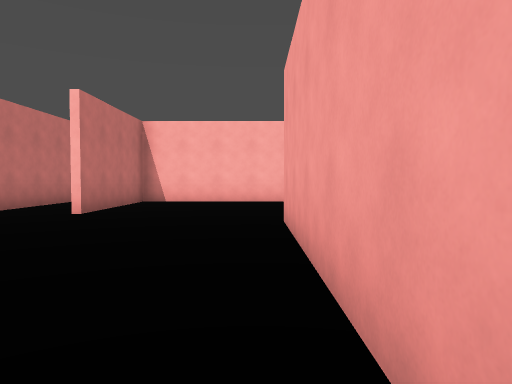
view 1 (above)

24 first-person views from a walk through a Godot game level. The camera is 1.3 m above the floor, tilts 2° down and sees 70° across. The floor is counted in squares, 2 m on a side. Each view is taken from the middle of a square. On the plan, view 1 faces up. The plan holds only what a view shows up to about 11 squares ahead; the rest is blank. The place goes on beyond the plan. Characters and animated objects are left out.

view 2
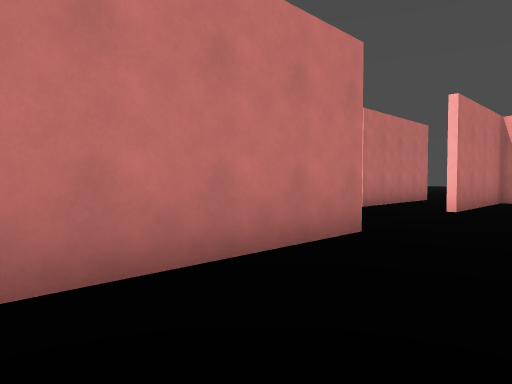

view 3
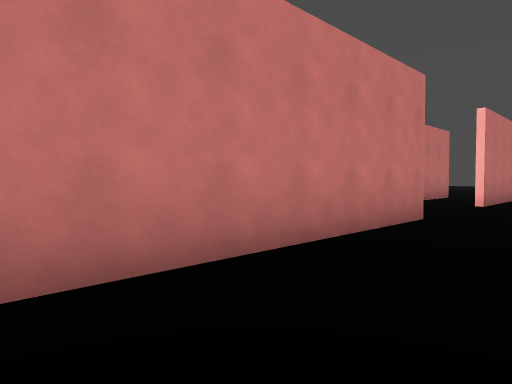

view 4
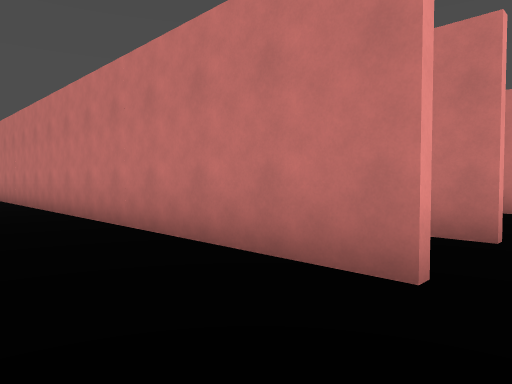

view 5
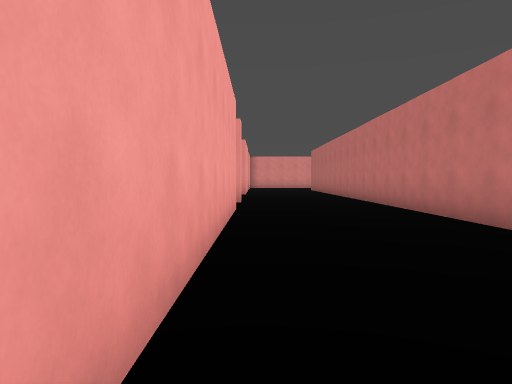

view 6
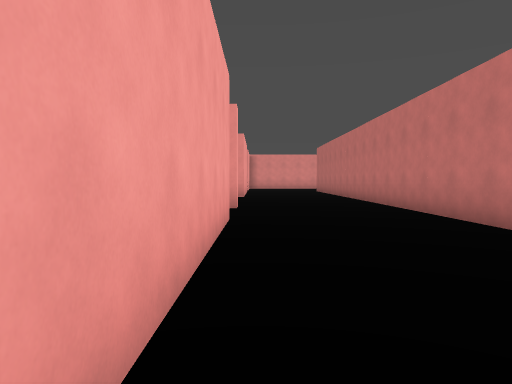

view 7
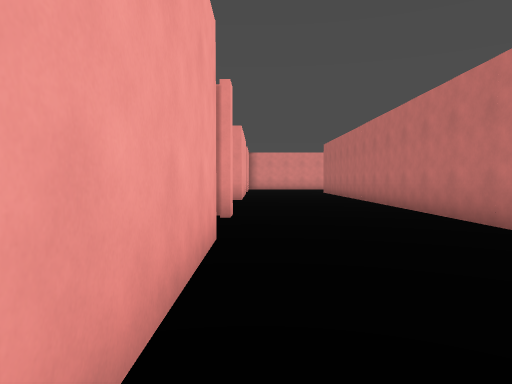

view 8
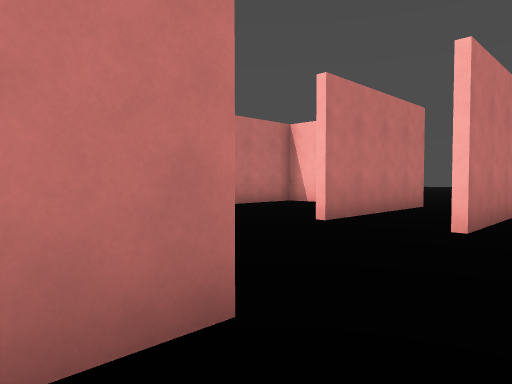

view 9
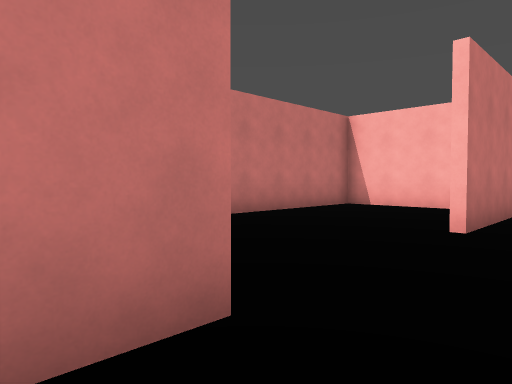

view 10
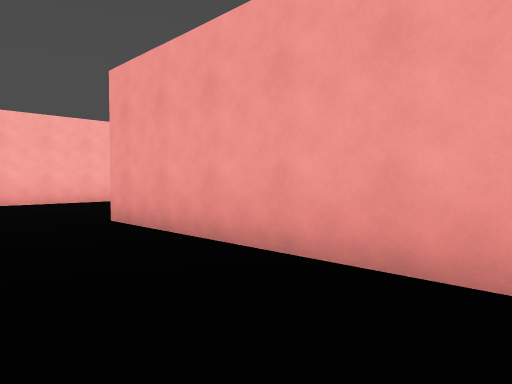

view 11
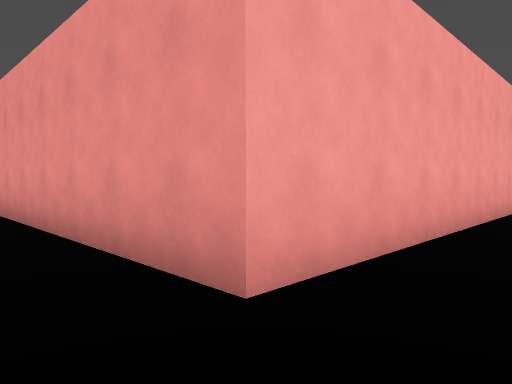

view 12
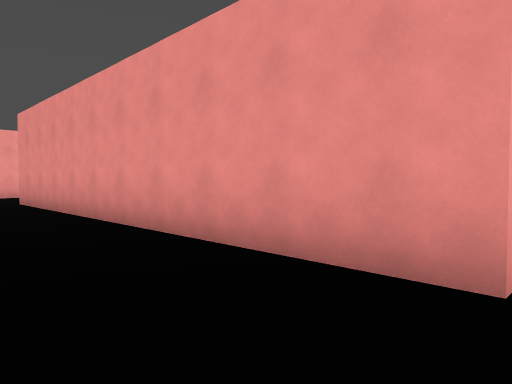

view 13
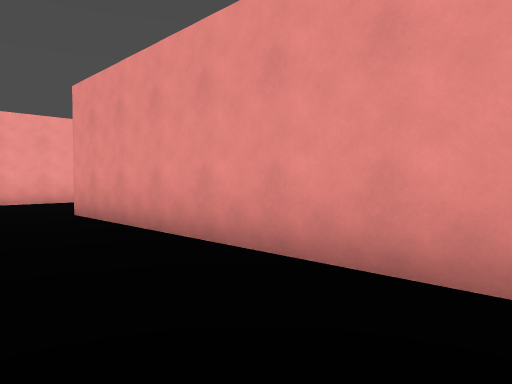

view 14
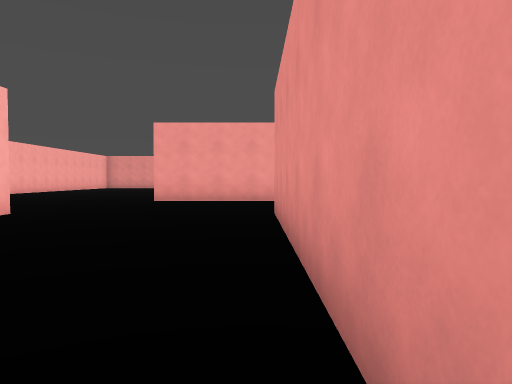

view 15
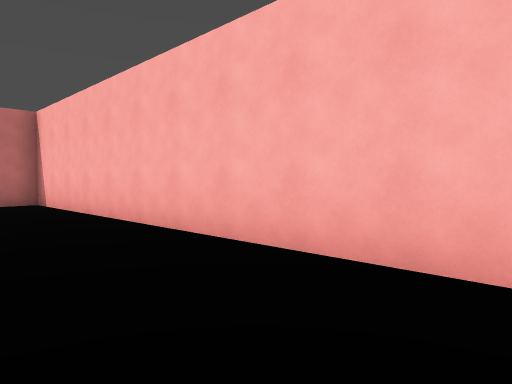

view 16
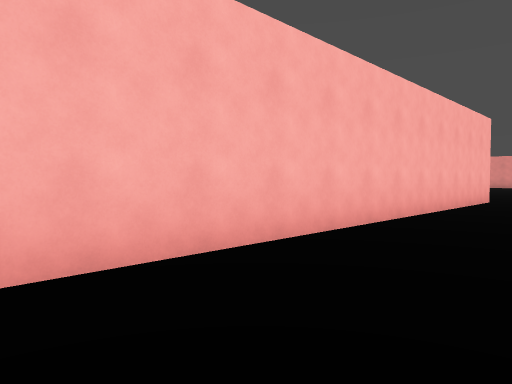

view 17
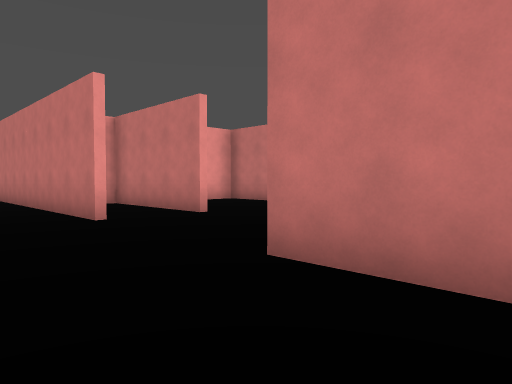

view 18
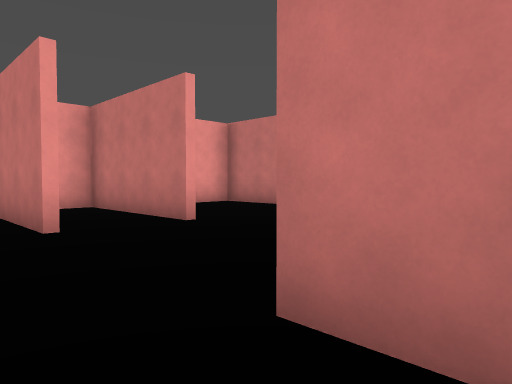

view 19
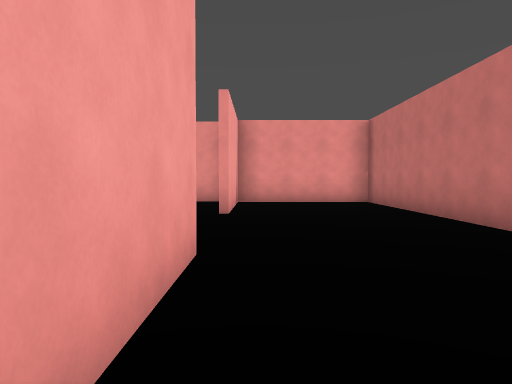

view 20
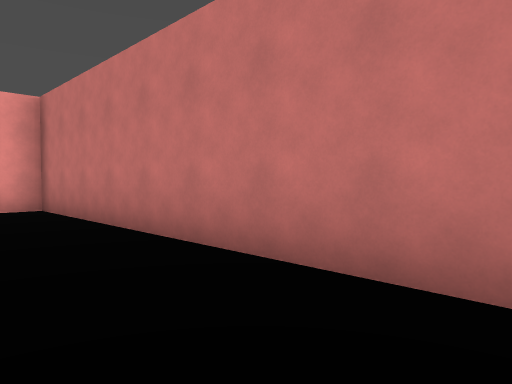

view 21
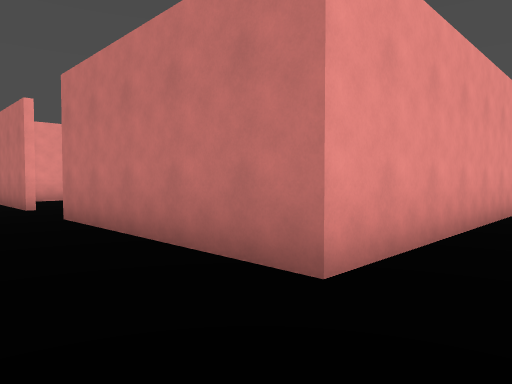

view 22
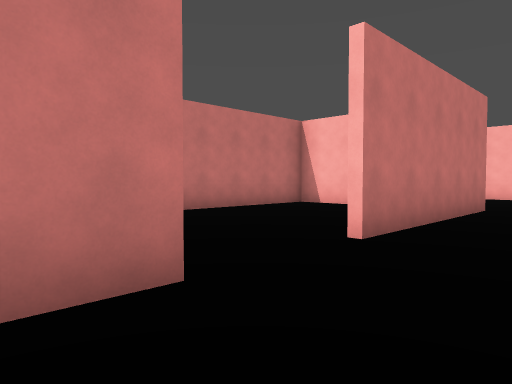

view 23
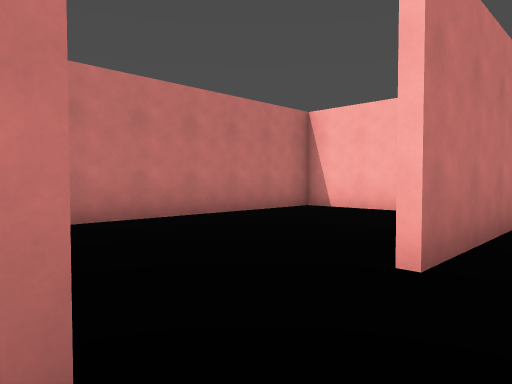

view 24
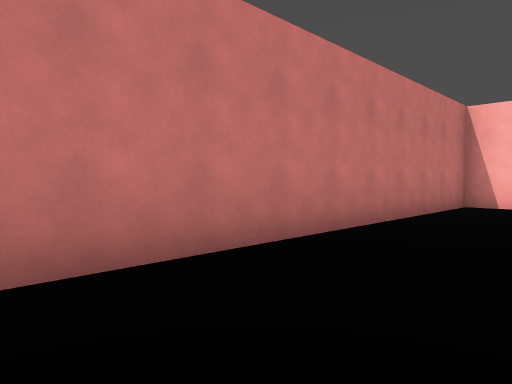

### Floor plan
Points are (right, up) in squares from view 1. A wall is a line through its corners. A room is listed if a view was taken in it or the views show most of it. See-through windows are left out.
Room 1 (views 1, 2, 3, 4, 5, 6, 7, 8, 9, 10, 19, 20, 22, 23)
walls: (0.4, -5.9) (0.4, 5.6); (11, -1.6) (11, -4.2); (-5.5, 0) (-5.5, 3.1); (-3.3, 3.2) (-3.3, -13); (-5.3, 3.2) (-5.3, -0.7) (-4.2, -0.7); (11, 5.6) (11, 0.5); (14.8, 4.4) (14.8, 6.4); (-5.5, 6.8) (-5.5, 9.4); (-5.3, 11) (-5.3, 6.8); (-6.6, 10.6) (-9.2, 10.6) (-9.2, -0.4) (-5.5, -0.4)
Room 2 (views 11, 12, 13, 14, 15, 16, 17, 18, 21)
walls: (14.8, 6.4) (14.8, 9.1); (10.9, 10.6) (-3.3, 10.6) (-3.3, 6.8); (0.4, 5.6) (11, 5.6)
Room 3 (view 24)
walls: (9.4, -5) (10, -5); (8.8, 5.4) (6.4, 5.4) (6.4, -3.6)

Positions as (right, up) in squares from view 1, and headings:
1: (0, 0), facing up
2: (-1, -1), facing up-left
3: (-1, -3), facing up-left
4: (-1, 4), facing down-left
5: (0, 2), facing down
6: (0, 0), facing down
7: (0, -2), facing down
8: (-2, 2), facing up-left
9: (-4, 2), facing up-left
10: (-2, 0), facing up-right
11: (-1, 7), facing down-right
12: (0, 8), facing down-right
13: (4, 8), facing down-right
14: (4, 6), facing right
15: (7, 8), facing up-left
16: (-1, 8), facing up-right
17: (-1, 9), facing down-left
18: (-2, 8), facing down-left
19: (-6, 10), facing down
20: (-7, 8), facing down-left
21: (13, 7), facing down-left
22: (13, -3), facing up-left
23: (12, -2), facing up-left
24: (9, -4), facing up-left
